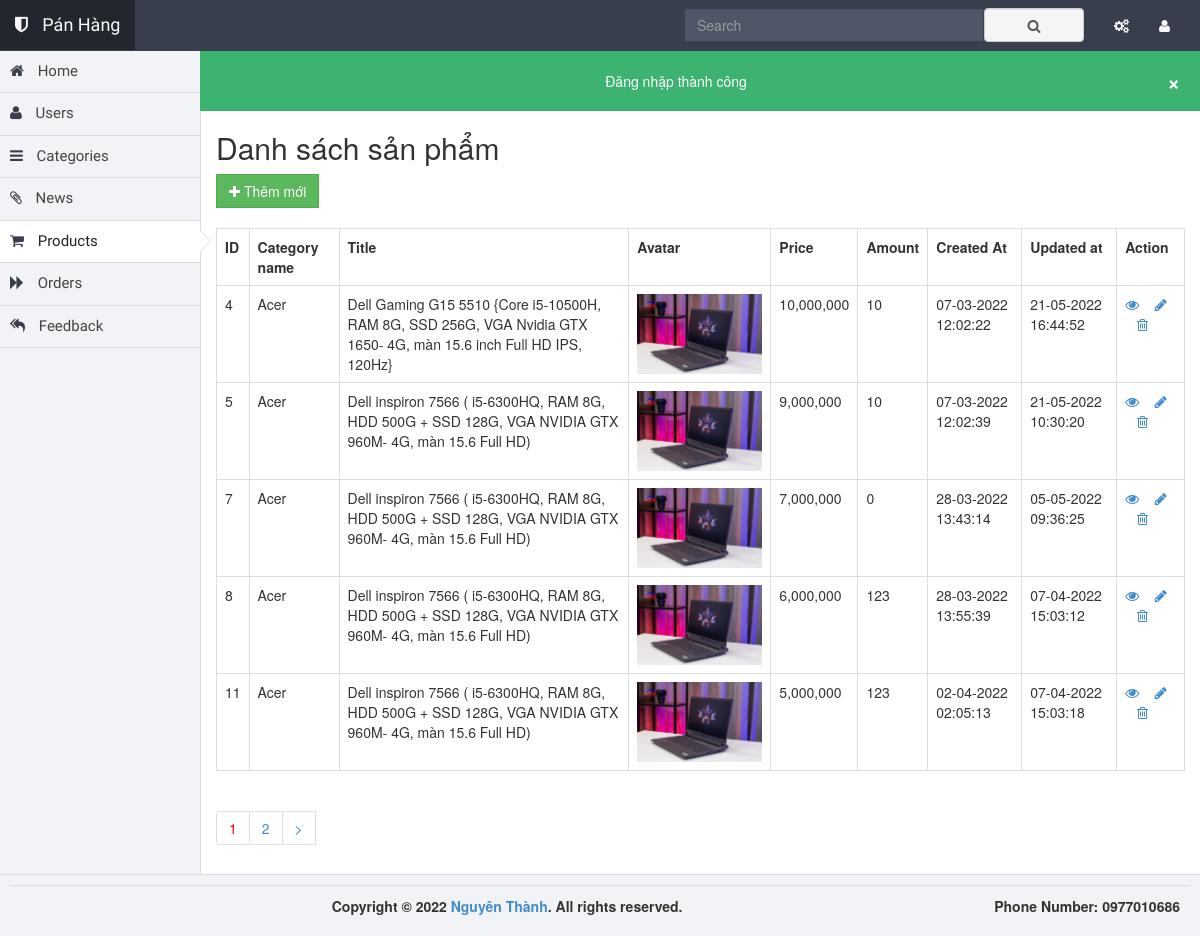
Page /backend/index.php?controller=product&action=index&page=1 (signed in) on the committed database.
### tables this page shows
CREATE TABLE `products` (
  `id` int(11) NOT NULL,
  `category_id` int(11) DEFAULT NULL COMMENT 'Id của danh mục mà sản phẩm thuộc về, là khóa ngoại liên kết với bảng categories',
  `title` varchar(255) DEFAULT NULL COMMENT 'Tên sản phẩm',
  `avatar` varchar(255) DEFAULT NULL COMMENT 'Tên file ảnh sản phẩm',
  `price` int(11) DEFAULT NULL COMMENT 'Giá sản phẩm',
  `amount` int(11) DEFAULT NULL COMMENT 'Số lượng sản phẩm trong kho',
  `summary` varchar(255) DEFAULT NULL COMMENT 'Mô tả ngắn cho sản phẩm',
  `content` text DEFAULT NULL COMMENT 'Mô tả chi tiết cho sản phẩm',
  `status` tinyint(3) DEFAULT 0 COMMENT 'Trạng thái danh mục: 0 - Inactive, 1 - Active',
  `created_at` timestamp NOT NULL DEFAULT current_timestamp() COMMENT 'Ngày tạo',
  `updated_at` datetime DEFAULT NULL COMMENT 'Ngày cập nhật cuối'
);

CREATE TABLE `categories` (
  `id` int(11) NOT NULL,
  `name` varchar(255) NOT NULL COMMENT 'Tên danh mục',
  `type` tinyint(3) DEFAULT 0 COMMENT 'Loại danh mục: 0 - Product, 1 - News',
  `avatar` varchar(255) DEFAULT NULL COMMENT 'Tên file ảnh danh mục',
  `description` text DEFAULT NULL COMMENT 'Mô tả chi tiết cho danh mục',
  `status` tinyint(3) DEFAULT 0 COMMENT 'Trạng thái danh mục: 0 - Inactive, 1 - Active',
  `created_at` timestamp NOT NULL DEFAULT current_timestamp() COMMENT 'Ngày tạo danh mục',
  `updated_at` datetime DEFAULT NULL COMMENT 'Ngày cập nhật cuối'
);

### backend/controllers/Controller.php (called while the page is built, shortened)
<?php
class Controller
{
    public function render($file, $variables = []) {
        extract($variables);
        require_once $file;
        $render_view = ob_get_clean();
        return $render_view;
    }
}

### backend/controllers/ProductController.php (called while the page is built, shortened)
<?php
require_once 'controllers/Controller.php';
require_once 'models/Product.php';
require_once 'helpers/PaginationTest.php';
class ProductController extends Controller
{
    public function index()
    {
        $str_search = '';
        $product_model = new Product();
        $count_total = $product_model->countTotal();
        $arr_params = [
            'total' => $count_total,
            'limit' => 5,
            'query_string' => 'page',
            'controller' => 'product',
            'action' => 'index',
            'full_mode' => false,
            'page' => isset($_GET['page']) ? $_GET['page'] : 1
        ];
        $products = $product_model->getAllPagination($arr_params);
        $pagination_test = new PaginationTest($arr_params);
        $pages = $pagination_test->getPagination($arr_params);
        $category_model = new Category();
        $categories = $category_model->getAll($str_search);
        $this->content = $this->render('views/products/index.php', [
            'products' => $products,
            'categories' => $categories,
            'pages' => $pages
        ]);
        require_once 'views/layouts/main.php';
    }
}

### backend/index.php (called while the page is built, shortened)
<?php
$action = isset($_GET['action']) ? $_GET['action'] : 'index';
$object = new $controller();
$object->$action();
?>

### backend/models/Model.php (called while the page is built, shortened)
<?php
class Model {
    public function __construct() {
        try {
            $this->connection = new PDO(Database::DB_DSN, Database::DB_USERNAME, Database::DB_PASSWORD);
        } catch (PDOException $e) {
            die("Lỗi kết nối: " . $e->getMessage());
        }
    }
}

### backend/models/Product.php (called while the page is built, shortened)
<?php
require_once 'models/Model.php';
class Product extends Model
{
    public $str_search = '';
    public function getAllPagination($arr_params)
    {
        $limit = $arr_params['limit'];
        $page = $arr_params['page'];
        $start = ($page - 1) * $limit;
        $obj_select = $this->connection
            ->prepare("SELECT products.*, categories.name AS category_name FROM products
                        INNER JOIN categories ON categories.id = products.category_id
                        WHERE TRUE $this->str_search
                        ORDER BY products.id
                        LIMIT $start, $limit
                        ");
        $arr_select = [];
        $obj_select->execute($arr_select);
        $products = $obj_select->fetchAll(PDO::FETCH_ASSOC);
        return $products;
    }
    public function countTotal()
    {
        $obj_select = $this->connection->prepare("SELECT COUNT(id) FROM products WHERE TRUE $this->str_search");
        $obj_select->execute();
        return $obj_select->fetchColumn();
    }
}

### backend/views/products/index.php (the view, shortened to what this page needs)
<h2>Danh sách sản phẩm</h2>
<a href="index.php?controller=product&action=create" class="btn btn-success">
    <i class="fa fa-plus"></i> Thêm mới
</a>
<br>
<br>
<table class="table table-bordered">
    <tr>
        <th>ID</th>
        <th>Category name</th>
        <th>Title</th>
        <th>Avatar</th>
        <th>Price</th>
        <th>Amount</th>
        <th>Created At</th>
        <th>Updated at</th>
        <th>Action</th>
    </tr>
    <?php if (!empty($products)): ?>
        <?php foreach ($products as $product): ?>
            <tr>
                <td><?php echo $product['id'] ?></td>
                <td><?php echo $product['category_name'] ?></td>
                <td><?php echo $product['title'] ?></td>
                <td>
                    <?php if (!empty($product['avatar'])): ?>
                        <img height="80" src="assets/uploads/<?php echo $product['avatar'] ?>"/>
                    <?php endif; ?>
                </td>
                <td><?php echo number_format($product['price']) ?></td>
                <td><?php echo $product['amount'] ?></td>
                <td><?php echo date('d-m-Y H:i:s', strtotime($product['created_at'])) ?></td>
                <td><?php echo !empty($product['updated_at']) ? date('d-m-Y H:i:s', strtotime($product['updated_at'])) : '--' ?></td>
                <td>
                    <?php
                    $url_detail = "index.php?controller=product&action=detail&id=" . $product['id'];
                    $url_update = "index.php?controller=product&action=update&id=" . $product['id'];
                    $url_delete = "index.php?controller=product&action=delete&id=" . $product['id'];
                    ?>
                    <a title="Detail" href="<?php echo $url_detail ?>"><i class="fa fa-eye"></i></a> &nbsp;&nbsp;
                    <a title="Update" href="<?php echo $url_update ?>"><i class="fa fa-pencil"></i></a> &nbsp;&nbsp;
                    <a title="Xóa" href="<?php echo $url_delete ?>" onclick="return confirm('Are you sure delete?')"><i class="fa fa-trash-o"></i></a>
                </td>
            </tr>
        <?php endforeach; ?>
    <?php else: ?>
        <tr>
            <td colspan="9">No data found</td>
        </tr>
    <?php endif; ?>
</table>
<p><?php echo $pages ?></p>

### backend/assets/theme/theme.css (style rules this page uses)
html, body { background-color: #f2f3f6; }
.btn { border-radius: 0; }

### rows in the picture
products: id "4", category.name "Acer", title "Dell Gaming G15 5510 {Core i5-10500H, RAM 8G, SSD 256G, VGA Nvidia GTX 1650- 4G, màn 15.6 inch Full HD IPS, 120Hz}", avatar (picture), price "10,000,000", amount "10", created_at "07-03-2022 12:02:22", updated_at "21-05-2022 16:44:52"
products: id "5", category.name "Acer", title "Dell inspiron 7566 ( i5-6300HQ, RAM 8G, HDD 500G + SSD 128G, VGA NVIDIA GTX 960M- 4G, màn 15.6 Full HD)", avatar (picture), price "9,000,000", amount "10", created_at "07-03-2022 12:02:39", updated_at "21-05-2022 10:30:20"
products: id "7", category.name "Acer", title "Dell inspiron 7566 ( i5-6300HQ, RAM 8G, HDD 500G + SSD 128G, VGA NVIDIA GTX 960M- 4G, màn 15.6 Full HD)", avatar (picture), price "7,000,000", amount "0", created_at "28-03-2022 13:43:14", updated_at "05-05-2022 09:36:25"
products: id "8", category.name "Acer", title "Dell inspiron 7566 ( i5-6300HQ, RAM 8G, HDD 500G + SSD 128G, VGA NVIDIA GTX 960M- 4G, màn 15.6 Full HD)", avatar (picture), price "6,000,000", amount "123", created_at "28-03-2022 13:55:39", updated_at "07-04-2022 15:03:12"
products: id "11", category.name "Acer", title "Dell inspiron 7566 ( i5-6300HQ, RAM 8G, HDD 500G + SSD 128G, VGA NVIDIA GTX 960M- 4G, màn 15.6 Full HD)", avatar (picture), price "5,000,000", amount "123", created_at "02-04-2022 02:05:13", updated_at "07-04-2022 15:03:18"

### other values in the picture
$_SESSION['success'] "Đăng nhập thành công"
